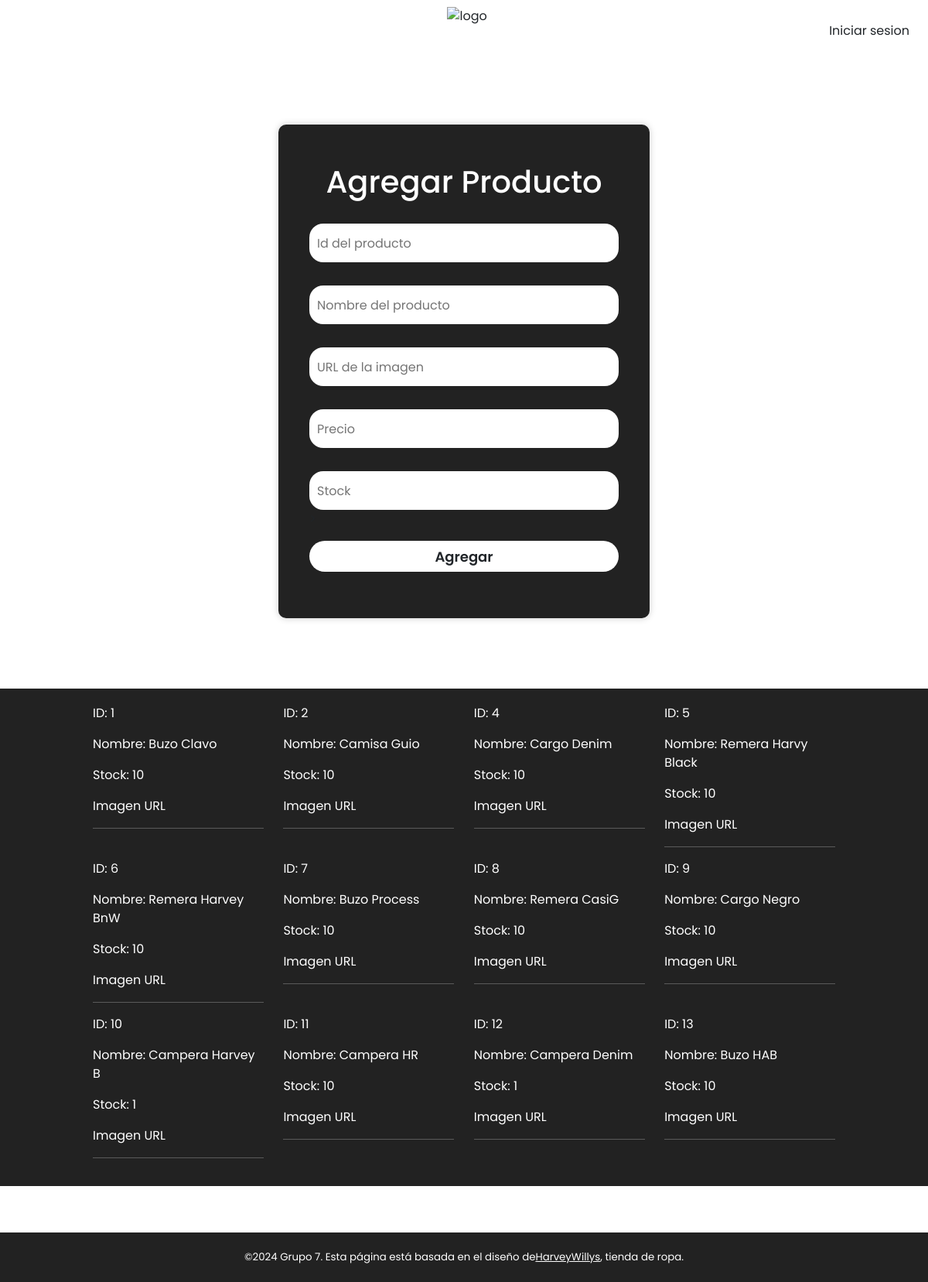
Before: /agregar with the older database file.
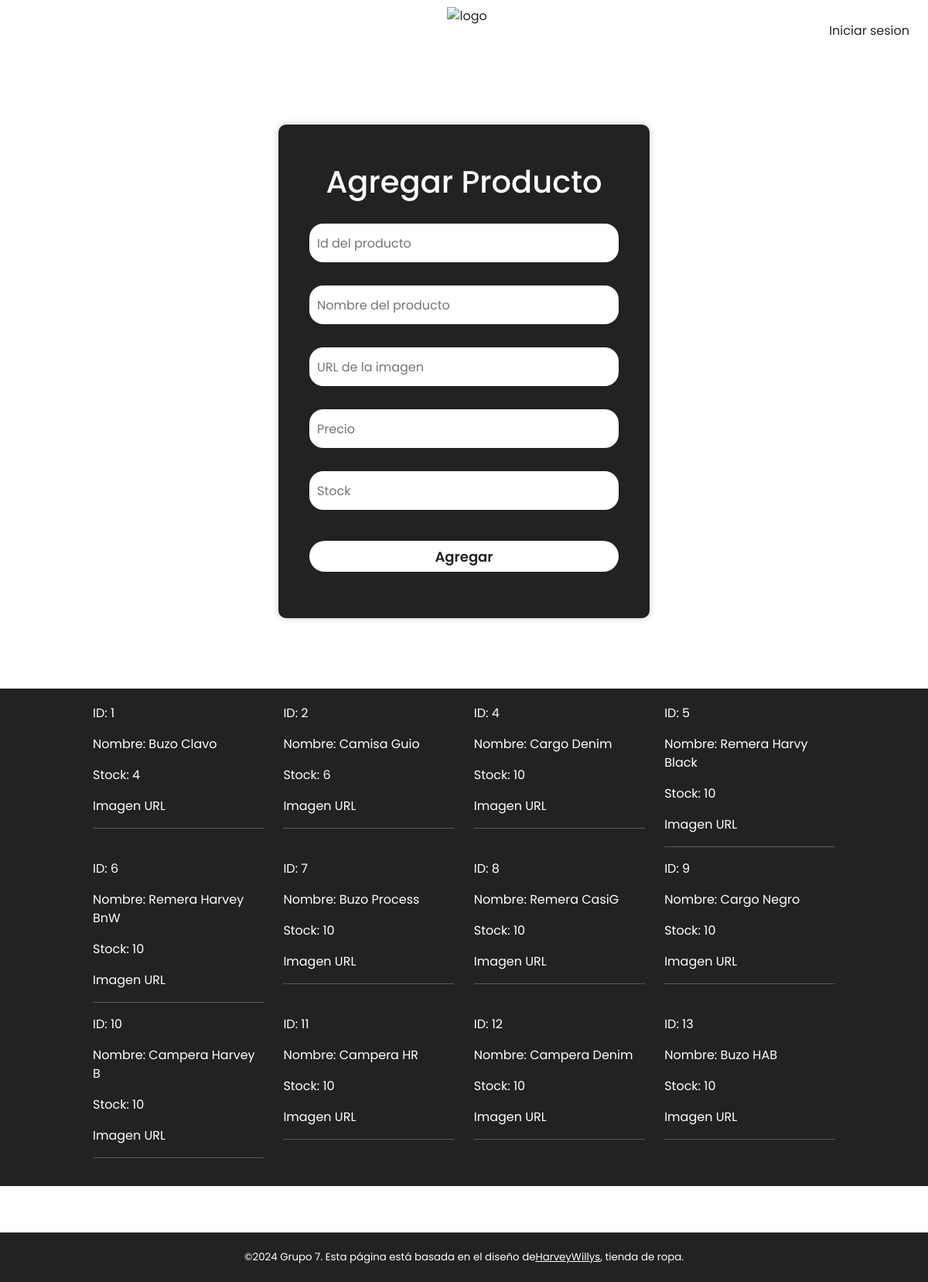
After: the same page with the newer database file.
### website/__init__.py (models this page shows, shortened)
class Producto(db.Model):
    id = db.Column(db.Integer, primary_key=True)
    nombre = db.Column(db.String(100), nullable=False)
    img_url = db.Column(db.String, nullable=False)
    precio =db.Column(db.Float, nullable=False)
    cantidad =  db.Column(db.Integer, nullable=False)

### website/views.py (the view, shortened to what this page needs)
@views.route('/agregar', methods=['GET', 'POST'])
def agregar_producto():
    from . import Producto
    productos = Producto.query.all()
    return render_template('agregar_producto.html', productos = productos)

### website/templates/agregar_producto.html (shortened to what this page needs)
{% extends 'base.html' %}
{% block head%}
<link rel="stylesheet" href="{{ url_for('static', filename  = 'login-register.css')}}">
<link rel="stylesheet" href="{{url_for('static', filename = 'header-footer.css')}}">
{% endblock %}
{% block content %}
<div class="login-padre">
        <div class="contenedor">
            <form method="POST">
                <h1>Agregar Producto</h1>
                <div class="input-box">
                    <input
                    type="text"
                    id="primary_key"
                    name="primary_key"
                    placeholder="Id del producto">
                </div>
                <div class="input-box">
                    <input
                    type="text"
                    id="nombre"
                    name="nombre"
                    placeholder="Nombre del producto">
                </div>
                <div class="input-box">
                    <input
                    type="text"
                    id="imagen"
                    name="imagen"
                    placeholder="URL de la imagen">
                </div>
                <div class="input-box">
                    <input
                    type="number"
                    id="precio"
                    name="precio"
                    placeholder="Precio">
                </div>
                <div class="input-box">
                    <input
                    type="number"
                    id="cantidad"
                    name="cantidad"
                    placeholder="Stock">
                </div>
                <button class="btn" type="submit">Agregar</button>
        </form>
    </div>
</div>
<section id="nav" class="section-1">
    <div class="prod-container">
    {% for producto in productos %}
    <div class="prod">
        <div class="desc">
            <p>ID: {{producto.id}}</p>
            <p>Nombre: {{producto.nombre}}</p>
            <p>Stock: {{producto.cantidad}}</p>
            <a href="{{producto.img_url}}" target="_blank">Imagen URL</a>
            <hr>
        </div>
    </div>
    {% endfor %}
    </div>
</section>
     {%  endblock %}

### website/templates/base.html (shortened to what this page needs)
<!DOCTYPE html>
<html lang="en">
<head>
    <link rel="stylesheet" href="{{url_for('static', filename ='header-footer.css')}}">
    <link rel="stylesheet" href="https://cdnjs.cloudflare.com/ajax/libs/twitter-bootstrap/5.1.0/css/bootstrap.min.css">
    <link rel="stylesheet" href="https://cdnjs.cloudflare.com/ajax/libs/font-awesome/5.15.4/css/all.min.css">
    {% block head%}
    {% endblock %}
</head>
<body>
    {% include "header.html"%}
    {% block content %}
    {% endblock %}
    <span class="original-reference">
        ©2024 Grupo 7. Esta página está basada en el diseño de <a href="https://www.harveywillys.com/">HarveyWillys</a>, tienda de ropa.
    </span>
</body>
</html>

### website/templates/header.html (shortened to what this page needs)
<header>
    <div id="menu">
    </div>
    <div id="logo">
            <a href="/">
                <img src="{{url_for('static', filename = '/img/logo.gif')}}"  alt="logo">
            </a>
    </div>
    <div id="utilities">
        {% if current_user.is_authenticated %}
        <a href="/carrito">
            <img src="{{url_for('static', filename = '/img/shopping-bag.png')}}"  alt="Carrito">
        </a>
            <a href="{{ url_for('auth.logoutRoute') }}">
                Cerrar sesion
            </a>
        {% else %}
            <a href="/login">
                Iniciar sesion
            </a>
        {% endif %}
    </div>
</header>

### website/static/header-footer.css (style rules this page uses)
* { box-sizing: border-box; }
header { display: flex; flex-direction: row; justify-content: space-between; position: sticky; top: 0; z-index: 300; align-items: center; background-color: #ffffff; width: 100%; height: 10vh; padding: 10px 0; }
a { text-decoration: none; color: inherit; }
#logo img { height: 100%; max-height: 45px; }
#utilities { margin: 0 1.5rem; }
.original-reference a { text-decoration: underline; text-decoration-color: white; }
.original-reference { display: flex; background-color: #222222; color: white; align-items: center; justify-content: center; text-align: center; width: 100%; height: 10vh; padding: 10px 0; }
@media (min-width: 760px) { #menu { height: 4vh; width: 38%; display: flex; padding-left: 10px; justify-content: space-around; } }
@media (min-width: 760px) { #logo { display: flex; justify-content: center; align-self: center; height: 8vh; width: 33%; } }
@media (min-width: 760px) { #utilities { display: flex; width: 33%; align-items: center; justify-content: right; } }
@media (min-width: 760px) { .original-reference { font-size: smaller; } }
@media (min-width: 760px) { .original-reference { height: 8vh; padding: 10px 10px; margin-top: 5%; } }

### website/static/login-register.css (style rules this page uses)
* { font-family: Poppins, roboto, noto, segoe ui, arial, sans-serif; margin: 0; padding: 0; box-sizing: border-box; }
body { background-image: url(https://harveywillys.vtexassets.com/assets/vtex.file-manager-graphql/images/7923e9d9-0686-432b-83fd-e5b70151244a___0ef1a1d3c5d8bcdac61f6da826ec25da.jpg); background-repeat: no-repeat; background-size: cover; background-position:center; backdrop-filter: blur(3px); }
.login-padre { display: flex; justify-content: center; height: 100vh; align-items: center; background-color: rgb(255, 255, 255); background: transparent; }
.contenedor { background-color: #222222; width: 480px; padding: 50px 40px; border-radius: 10px; box-shadow: 0px 0px 10px rgba(0, 0, 0, .2); }
form h1 { text-align: center; font-weight: 900px; font-size: 40px; color: white; }
.input-box input { width: 100%; height: 100%; font-size: 16px; border: none; border-radius: 18px; padding-left: 10px; }
.input-box { height: 50px; background-color: aquamarine; margin: 30px 0px; background: transparent; }
a { text-decoration: none; }

### website/templates/agregar_producto.html (style rules this page uses)
#nav { display: flex; justify-content: center; padding: 20px 0px; margin-top: 10px; background-color: #222222; color: white; }
.prod-container { display: flex; justify-content: space-between; flex-wrap: wrap; width: 80%; }
#nav .prod { width: 23%; min-width: 100px; font-weight: 400; }

Changed rows visible on the page:
changed Producto "Buzo Clavo": cantidad "10" → "4"
changed Producto "Camisa Guio": cantidad "10" → "6"
changed Producto "Campera Harvey B": cantidad "1" → "10"
changed Producto "Campera Denim": cantidad "1" → "10"
